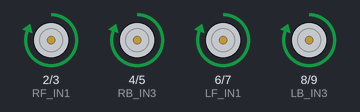
Recording of a sketch running on a simulated Arduino Uno, built with avr-gcc and run on an emulated ATmega328P. Parts: motor-driver pin pairs drawn as motors (green arrow = first pin HIGH = forward, orange = second pin HIGH = backward, longer = more drive).

Above: at 0.1 s.
At 30.1 s:
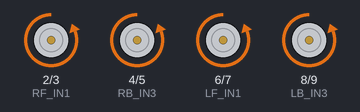
Timing chart, 0 to 31.6 s (numbered marks = the images above):
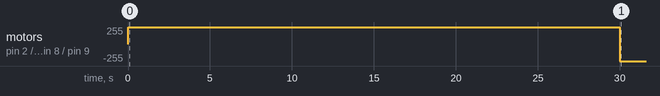

Measured:
- by itself, motor on pin 2 (RF_IN1) / pin 3 (RF_IN2), motor on pin 4 (RB_IN3) / pin 5 (RB_IN4), motor on pin 6 (LF_IN1) / pin 7 (LF_IN2), motor on pin 8 (LB_IN3) / pin 9 (LB_IN4): stopped → forward 255/255 at 0.00 s, → backward 255/255 30.0 s later

The sketch:

dc_motors_l293d.ino
```cpp
/*
  مهمة: التحكم في 4 محركات DC باستخدام شريحة L293D (الجزء الأول فقط)

  التتابع الحركي:
  1. للأمام: 30 ثانية
  2. للخلف: 60 ثانية (دقيقة كاملة)
  3. لليمين ولليسار بالتناوب (محاكاة الانعطاف): دقيقة كاملة

  ملاحظة: نستخدم شريحتين L293D للتحكم بـ 4 محركات
  (كل شريحة L293D تتحكم بمحركين DC)

  التوصيل المقترح على Tinkercad:
  L293D #1 (يتحكم بالمحركين الأيمن الأمامي RF و الأيمن الخلفي RB):
  - IN1 -> Pin 2   (اتجاه محرك RF)
  - IN2 -> Pin 3   (اتجاه محرك RF)
  - IN3 -> Pin 4   (اتجاه محرك RB)
  - IN4 -> Pin 5   (اتجاه محرك RB)
  - EN1, EN2 -> 5V مباشرة (تشغيل دائم بأقصى سرعة) أو PWM لو أردت تحكم بالسرعة

  L293D #2 (يتحكم بالمحركين الأيسر الأمامي LF و الأيسر الخلفي LB):
  - IN1 -> Pin 6   (اتجاه محرك LF)
  - IN2 -> Pin 7   (اتجاه محرك LF)
  - IN3 -> Pin 8   (اتجاه محرك LB)
  - IN4 -> Pin 9   (اتجاه محرك LB)
  - EN1, EN2 -> 5V مباشرة

  فكرة التحكم:
  - IN1=HIGH, IN2=LOW  => المحرك يدور للأمام
  - IN1=LOW,  IN2=HIGH => المحرك يدور للخلف
  - IN1=LOW,  IN2=LOW  => المحرك متوقف
*/

// محركات الجهة اليمنى (L293D الأول)
const int RF_IN1 = 2;
const int RF_IN2 = 3;
const int RB_IN3 = 4;
const int RB_IN4 = 5;

// محركات الجهة اليسرى (L293D الثاني)
const int LF_IN1 = 6;
const int LF_IN2 = 7;
const int LB_IN3 = 8;
const int LB_IN4 = 9;

void setup() {
  pinMode(RF_IN1, OUTPUT);
  pinMode(RF_IN2, OUTPUT);
  pinMode(RB_IN3, OUTPUT);
  pinMode(RB_IN4, OUTPUT);

  pinMode(LF_IN1, OUTPUT);
  pinMode(LF_IN2, OUTPUT);
  pinMode(LB_IN3, OUTPUT);
  pinMode(LB_IN4, OUTPUT);

  stopAllMotors();

  // 1) للأمام لمدة 30 ثانية
  moveForward();
  delay(30000);

  // 2) للخلف لمدة 60 ثانية
  moveBackward();
  delay(60000);

  // 3) لليمين ولليسار بالتناوب لمدة 60 ثانية
  unsigned long turnStart = millis();
  while (millis() - turnStart < 60000) {
    turnRight();
    delay(2000); // ثانيتين يمين
    turnLeft();
    delay(2000); // ثانيتين يسار
  }

  // إيقاف كل المحركات بعد انتهاء التتابع
  stopAllMotors();
}

void loop() {
  // فارغ، لأن كامل التتابع تم تنفيذه مرة واحدة داخل setup()
  // إذا أردت تكرار الدورة، انقل الكود من setup() إلى هنا
}

// ---------- دوال الحركة ----------

void moveForward() {
  // كل المحركات تدور بنفس الاتجاه للأمام
  digitalWrite(RF_IN1, HIGH); digitalWrite(RF_IN2, LOW);
  digitalWrite(RB_IN3, HIGH); digitalWrite(RB_IN4, LOW);
  digitalWrite(LF_IN1, HIGH); digitalWrite(LF_IN2, LOW);
  digitalWrite(LB_IN3, HIGH); digitalWrite(LB_IN4, LOW);
}

void moveBackward() {
  // عكس اتجاه دوران كل المحركات
  digitalWrite(RF_IN1, LOW); digitalWrite(RF_IN2, HIGH);
  digitalWrite(RB_IN3, LOW); digitalWrite(RB_IN4, HIGH);
  digitalWrite(LF_IN1, LOW); digitalWrite(LF_IN2, HIGH);
  digitalWrite(LB_IN3, LOW); digitalWrite(LB_IN4, HIGH);
}

void turnRight() {
  // محاكاة الانعطاف لليمين: الجهة اليسرى للأمام، الجهة اليمنى للخلف (أو متوقفة)
  digitalWrite(RF_IN1, LOW);  digitalWrite(RF_IN2, HIGH); // يمين للخلف
  digitalWrite(RB_IN3, LOW);  digitalWrite(RB_IN4, HIGH);
  digitalWrite(LF_IN1, HIGH); digitalWrite(LF_IN2, LOW);  // يسار للأمام
  digitalWrite(LB_IN3, HIGH); digitalWrite(LB_IN4, LOW);
}

void turnLeft() {
  // محاكاة الانعطاف لليسار: الجهة اليمنى للأمام، الجهة اليسرى للخلف (أو متوقفة)
  digitalWrite(RF_IN1, HIGH); digitalWrite(RF_IN2, LOW);  // يمين للأمام
  digitalWrite(RB_IN3, HIGH); digitalWrite(RB_IN4, LOW);
  digitalWrite(LF_IN1, LOW);  digitalWrite(LF_IN2, HIGH); // يسار للخلف
  digitalWrite(LB_IN3, LOW);  digitalWrite(LB_IN4, HIGH);
}

void stopAllMotors() {
  digitalWrite(RF_IN1, LOW); digitalWrite(RF_IN2, LOW);
  digitalWrite(RB_IN3, LOW); digitalWrite(RB_IN4, LOW);
  digitalWrite(LF_IN1, LOW); digitalWrite(LF_IN2, LOW);
  digitalWrite(LB_IN3, LOW); digitalWrite(LB_IN4, LOW);
}
```
